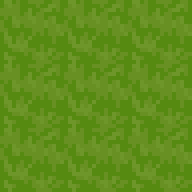

Rendered tile map (Tiled .tmx) drawn with the repository's tilesets; below, a short description and the full map source, tile grids included:
An orthogonal 3x3 tile map with 64x64 px tiles, 1 tile layer (Tile Layer 1), 2 tilesets and 3 objects (2x Transition, Player).

<map version="1.10" tiledversion="1.12.0" orientation="orthogonal" renderorder="right-up" width="3" height="3" tilewidth="64" tileheight="64" infinite="0" nextlayerid="5" nextobjectid="15">
 <tileset firstgid="1" name="!CL_DEMO_64" tilewidth="64" tileheight="64" tilecount="1240" columns="40">
  <image source="../../../../assets/textures/environments/!CL_DEMO_64.png" width="2560" height="1984" />
 </tileset>
 <tileset firstgid="1241" name="duck-Sheet" tilewidth="64" tileheight="64" tilecount="120" columns="24">
  <image source="../../../../assets/textures/characters/duck-Sheet.png" width="1536" height="320" />
 </tileset>
 <layer id="1" name="Tile Layer 1" width="3" height="3">
  <data encoding="csv">
82,82,82,
82,82,82,
82,82,82
</data>
 </layer>
 <objectgroup id="4" name="Interaction">
  <object id="12" name="Jay" type="Player" gid="1241" x="64" y="128" width="64" height="64" />
  <object id="13" type="Transition" x="64" y="128" width="128" height="64">
   <properties>
    <property name="Destination" value="" />
   </properties>
  </object>
  <object id="14" type="Transition" x="0" y="0" width="64" height="64">
   <properties>
    <property name="Destination" value="" />
   </properties>
  </object>
 </objectgroup>
</map>
